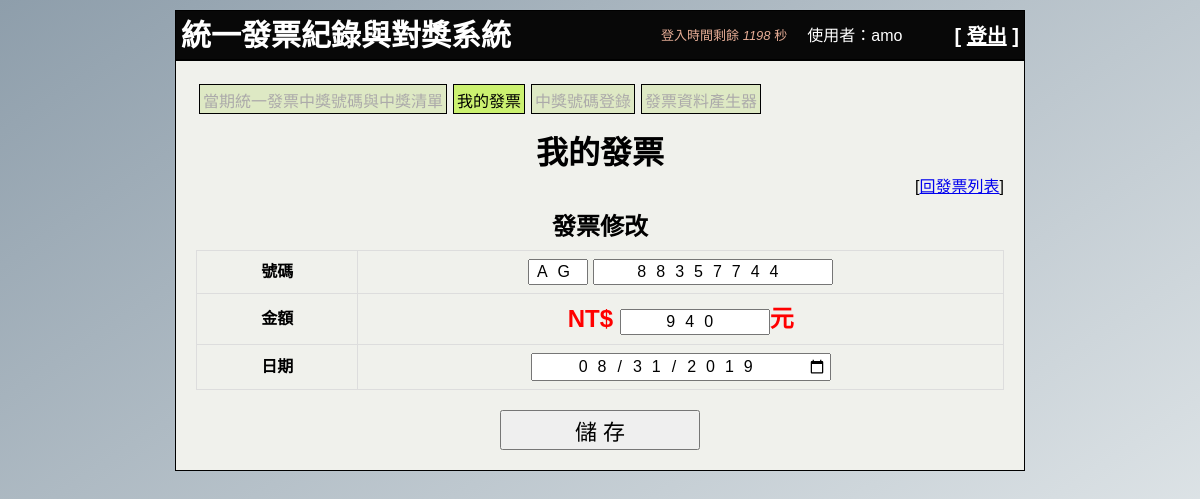
Page /myinvoice_edit.php?upk=461 (signed in) on the committed database.
### tables this page shows
CREATE TABLE `user_invoice` (
  `pk` int(10) UNSIGNED NOT NULL,
  `user_data_pk` int(11) NOT NULL,
  `first_id` varchar(2) NOT NULL,
  `last_num` varchar(8) NOT NULL,
  `invoice_price` int(11) NOT NULL,
  `invoice_date` date NOT NULL,
  `credit_time` timestamp NOT NULL DEFAULT current_timestamp(),
  `modify_time` timestamp NOT NULL DEFAULT current_timestamp()
);

### include/_common.php (called while the page is built, shortened)
<?php
    function fun_testinput($datatestinput) {
        if (!empty($datatestinput)) {
            $datatestinput = trim($datatestinput);
            $datatestinput = stripslashes($datatestinput);
            $datatestinput = htmlspecialchars($datatestinput);
        } else {
            $datatestinput='';
        }
        return $datatestinput;
    }
?>

### myinvoice_edit.php (the view, shortened to what this page needs)
<?php
include_once 'include/_common.php';
if ($_SERVER["REQUEST_METHOD"] == "GET" && !empty($_GET["upk"])) {
  $upk = fun_testinput($_GET["upk"]);
  $sql="select * from user_invoice where user_data_pk = '". $_SESSION['userpk'] ."' and pk ='". $upk ."'";
  $data=$pdo->query($sql)->fetch(PDO::FETCH_ASSOC);
  if (!empty($data)) {
    $first_id=$data['first_id'];
    $last_num=$data['last_num'];
    $invoice_price=$data['invoice_price'];
    $invoice_date=$data['invoice_date'];
  }
}else{
  fun_alertmsg ('無此發票!!','myinvoice.php');
  exit;
}
?>
<!DOCTYPE html>
<html lang="zh-Hant-TW">
<head>
  <link rel="stylesheet" href="./css/style.css">
</head>
<body>
  <?php include_once 'include/_header.php';?>
  <div class="main">
    <div class="menu">
      <ul>
        <li class="b"><a href="main.php">當期統一發票中獎號碼與中獎清單</a></li>
        <li class="a">我的發票</li>
        <li class="b"><a href="winnum.php">中獎號碼登錄</a></li>
        <li class="b"><a href="invoice_autoproduce.php">發票資料產生器</a></li>
      </ul>
    </div>
    <div class="cont">
      <h1>我的發票</h1>
      <div class="backarea">[<a href="myinvoice.php">回發票列表</a>]</div>
      <h2>發票修改</h2>
      <form action="myinvoice_edit_api.php" method="post" onsubmit="return chk_myinvoice(this);">
      <table class="table-bordered">
         <tr>
          <th >號碼</th>
          <td ><input type="text" class="txt_first_id" id="first_id" name="first_id" maxlength="2" value="<?php echo $first_id?>"> <input type="text" class="txt_last_num" id="last_num" name="last_num" maxlength="8" value="<?php echo $last_num?>"></td>
         </tr>
         <tr>
          <th >金額</th>
          <td class="number">NT$ <input type="text" class="txt_invoice_price" id="invoice_price" name="invoice_price" maxlength="5" value="<?php echo $invoice_price?>">元</td>
         </tr>
         <tr>
          <th >日期</th>
          <td ><input type="date" class="txt_invoice_date" id="invoice_date" name="invoice_date" maxlength="10" value="<?php echo $invoice_date?>"></td>
         </tr>
       </table>
       <div class="win subarea"><input type="submit" value="儲 存"><input type="hidden" name="upk" value="<?php echo $upk?>"></div>
       </form>
    </div>
  </div>
</body>
</html>

### css/style.css (style rules this page uses)
* { box-sizing:border-box; margin:0; padding:0; font-family:"Microsoft JhengHei",Arial, Helvetica, sans-serif; list-style-type:none; }
body { background-attachment: fixed; background-image: linear-gradient(to bottom right, #8e9eab, #eef2f3); }
.main { width: 850px; margin: 0 auto 10px auto; border: 1px solid #000; padding: 20px; background: #f0f1ec; }
.menu li { height: 30px; border: 1px solid #000; background: #dee9c4; text-align: center; padding: 3px; margin: 3px; float:left; }
.menu li a { color:#acaaaa; text-decoration: none; }
.menu li.a,.menu li.b:hover { border: 1px solid #000; background: #cbf170; }
.cont h1 { text-align: center; margin:10px auto 0 auto; }
.cont h2 { text-align: center; margin:10px auto 0 auto; }
.cont table { border: 1px solid #ddd; border-collapse: collapse; border-spacing: 0; }
.cont .table-bordered { margin-top: 8px; margin-bottom: 20px; width: 100%; max-width: 100%; }
.cont .table-bordered th { width: 20%; }
.cont .table-bordered th, .cont .table-bordered td { border: 1px solid #ddd; padding: 8px; line-height: 1.42857143; vertical-align: middle !important; text-align: center !important; }
.cont .table-bordered td.number { color: red; font-size: 150%; font-weight: bold; }
.cont .table-bordered input[type='text'],.cont .table-bordered input[type='date'],.cont .table-bordered select { padding:2px 2px; font-size:16px; letter-spacing:10px; text-align:center; }
.cont .win input[type='submit'] { width:200px; padding:2px 2px; font-size:22px; text-align:center; cursor: pointer; }
.txt_first_id { width:60px; }
.txt_last_num { width:240px; }
.txt_invoice_price { width:150px; }
.txt_invoice_date { width:300px; }
.backarea { width:100%; text-align: right; }
.subarea { width:100%; text-align: center; }

### rows in the picture
user_invoice: first_id "AG", last_num "88357744", invoice_price "940", invoice_date "08/31/2019"
